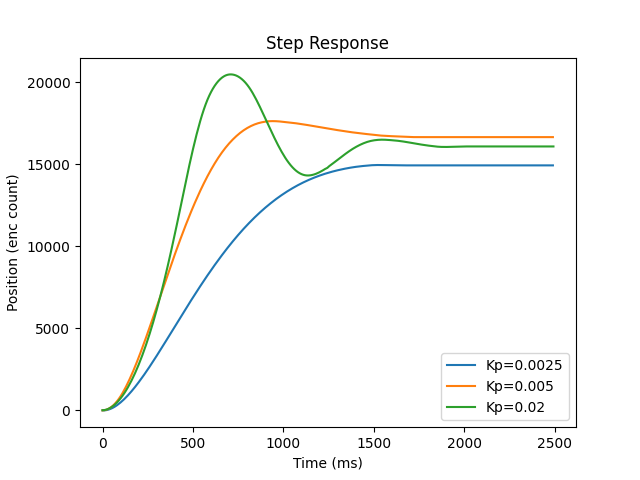

Write Python code to recreate this figure.
import serial
import matplotlib.pyplot as plt
import time


def wait_for_tok(ser, tok):
    r = ""
    while not r.startswith(tok):
        r = ser.readline().decode("ascii")
        print(f"SER: {r}", end="")


def init_board(ser):
    print("initializing board...")

    s.write(b'\x03')
    time.sleep(1)

    s.reset_input_buffer()

    s.write(b'\x04')


def proc_lines(csv_lines):
    x = [float(l.split(",")[0].strip()) for l in csv_lines]
    y = [float(l.split(",")[1].strip()) for l in csv_lines]

    return x, y


def run_step_response(s, kP, setpoint, num_pts=250):
    # Kp
    wait_for_tok(s, "$A")
    s.write(bytes(f"{kP}\r\n", 'ascii'))

    # setpoint
    wait_for_tok(s, "$B")
    s.write(bytes(f"{setpoint}\r\n", 'ascii'))

    wait_for_tok(s, "$E")
    s.write(bytes(f"{num_pts}\r\n", 'ascii'))

    wait_for_tok(s, "$C")
    print("Getting CSV")

    r = ""
    csv = []
    while True:
        r = s.readline().decode("ascii").strip()
        if r.startswith("$D"):
            break
        csv.append(r)

    return csv


with serial.Serial('COM3', baudrate=115200) as s:
    init_board(s)

    plt.plot(*proc_lines(run_step_response(s, .0025, 16000)), label="Kp=0.0025")
    plt.plot(*proc_lines(run_step_response(s, .005, 16000)), label="Kp=0.005")
    plt.plot(*proc_lines(run_step_response(s, .02, 16000)), label="Kp=0.02")

    plt.legend(loc='lower right')
    plt.xlabel("Time (ms)")
    plt.ylabel("Position (enc count)")
    plt.title("Step Response")
    plt.savefig("plot.png")
    plt.show()



